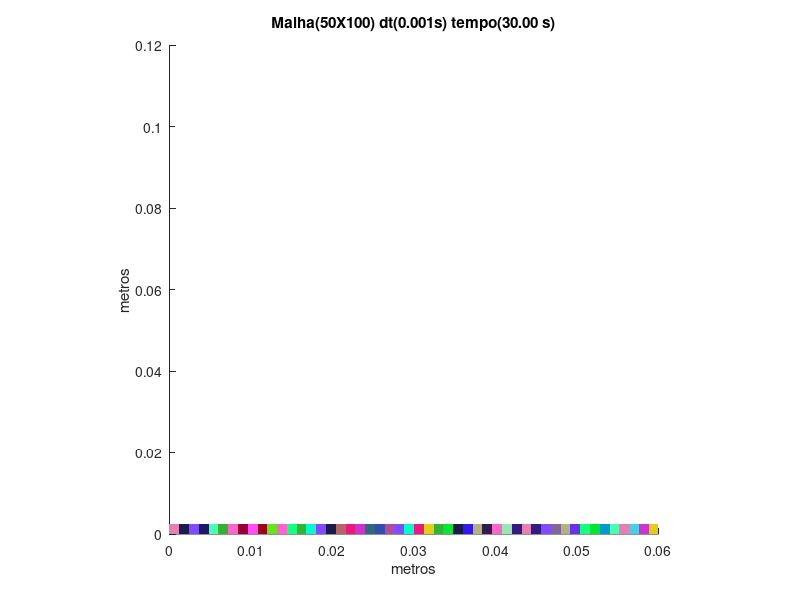

MATLAB code to generate this figure:
set (gca,'PlotBoxAspectRatio',[1 1 1],'Xlim',[0,0.06],'Ylim',[0,0.12])
hold on
title('Malha(50X100) dt(0.001s) tempo(30.00 s)')
hold on
ylabel('metros')
hold on
xlabel('metros')
hold on

fill([0 0 0.0012 0.0012],[0 0.0012 0.0012 0],[0.9,0.5,0.7],'LineStyle','none')

fill([0.0012 0.0012 0.0024 0.0024],[0 0.0012 0.0012 0],[0.1,0.1,0.3],'LineStyle','none')

fill([0.0024 0.0024 0.0036 0.0036],[0 0.0012 0.0012 0],[0.5,0.3,1.0],'LineStyle','none')

fill([0.0036 0.0036 0.0048 0.0048],[0 0.0012 0.0012 0],[0.1,0.1,0.4],'LineStyle','none')

fill([0.0048 0.0048 0.006 0.006],[0 0.0012 0.0012 0],[0.3,1.0,0.7],'LineStyle','none')

fill([0.006 0.006 0.0072 0.0072],[0 0.0012 0.0012 0],[0.2,0.7,0.2],'LineStyle','none')

fill([0.0072 0.0072 0.0084 0.0084],[0 0.0012 0.0012 0],[1.0,0.4,0.8],'LineStyle','none')

fill([0.0084 0.0084 0.0096 0.0096],[0 0.0012 0.0012 0],[0.6,0.0,0.2],'LineStyle','none')

fill([0.0096 0.0096 0.0108 0.0108],[0 0.0012 0.0012 0],[1.0,0.3,1.0],'LineStyle','none')

fill([0.0108 0.0108 0.012 0.012],[0 0.0012 0.0012 0],[0.6,0.0,0.1],'LineStyle','none')

fill([0.012 0.012 0.0132 0.0132],[0 0.0012 0.0012 0],[0.4,0.9,0.1],'LineStyle','none')

fill([0.0132 0.0132 0.0144 0.0144],[0 0.0012 0.0012 0],[1.0,0.4,0.8],'LineStyle','none')

fill([0.0144 0.0144 0.0156 0.0156],[0 0.0012 0.0012 0],[0.1,1.0,0.5],'LineStyle','none')

fill([0.0156 0.0156 0.0168 0.0168],[0 0.0012 0.0012 0],[0.2,0.7,0.2],'LineStyle','none')

fill([0.0168 0.0168 0.018 0.018],[0 0.0012 0.0012 0],[0.0,1.0,0.8],'LineStyle','none')

fill([0.018 0.018 0.0192 0.0192],[0 0.0012 0.0012 0],[0.5,0.3,1.0],'LineStyle','none')

fill([0.0192 0.0192 0.0204 0.0204],[0 0.0012 0.0012 0],[0.1,0.1,0.3],'LineStyle','none')

fill([0.0204 0.0204 0.0216 0.0216],[0 0.0012 0.0012 0],[0.7,0.4,0.4],'LineStyle','none')

fill([0.0216 0.0216 0.0228 0.0228],[0 0.0012 0.0012 0],[0.9,0.1,0.5],'LineStyle','none')

fill([0.0228 0.0228 0.024 0.024],[0 0.0012 0.0012 0],[0.8,0.2,0.8],'LineStyle','none')

fill([0.024 0.024 0.0252 0.0252],[0 0.0012 0.0012 0],[0.2,0.4,0.5],'LineStyle','none')

fill([0.0252 0.0252 0.0264 0.0264],[0 0.0012 0.0012 0],[0.2,0.3,0.7],'LineStyle','none')

fill([0.0264 0.0264 0.0276 0.0276],[0 0.0012 0.0012 0],[0.7,0.3,0.6],'LineStyle','none')

fill([0.0276 0.0276 0.0288 0.0288],[0 0.0012 0.0012 0],[0.5,0.3,1.0],'LineStyle','none')

fill([0.0288 0.0288 0.03 0.03],[0 0.0012 0.0012 0],[0.0,1.0,0.8],'LineStyle','none')

fill([0.03 0.03 0.0312 0.0312],[0 0.0012 0.0012 0],[0.9,0.1,0.5],'LineStyle','none')

fill([0.0312 0.0312 0.0324 0.0324],[0 0.0012 0.0012 0],[0.9,0.8,0.1],'LineStyle','none')

fill([0.0324 0.0324 0.0336 0.0336],[0 0.0012 0.0012 0],[0.2,0.7,0.2],'LineStyle','none')

fill([0.0336 0.0336 0.0348 0.0348],[0 0.0012 0.0012 0],[0.0,0.9,0.2],'LineStyle','none')

fill([0.0348 0.0348 0.036 0.036],[0 0.0012 0.0012 0],[0.1,0.1,0.3],'LineStyle','none')

fill([0.036 0.036 0.0372 0.0372],[0 0.0012 0.0012 0],[0.2,0.1,0.9],'LineStyle','none')

fill([0.0372 0.0372 0.0384 0.0384],[0 0.0012 0.0012 0],[0.7,0.7,0.5],'LineStyle','none')

fill([0.0384 0.0384 0.0396 0.0396],[0 0.0012 0.0012 0],[0.2,0.1,0.3],'LineStyle','none')

fill([0.0396 0.0396 0.0408 0.0408],[0 0.0012 0.0012 0],[1.0,0.4,0.8],'LineStyle','none')

fill([0.0408 0.0408 0.042 0.042],[0 0.0012 0.0012 0],[0.6,0.9,0.7],'LineStyle','none')

fill([0.042 0.042 0.0432 0.0432],[0 0.0012 0.0012 0],[0.2,0.1,0.5],'LineStyle','none')

fill([0.0432 0.0432 0.0444 0.0444],[0 0.0012 0.0012 0],[0.9,0.5,0.7],'LineStyle','none')

fill([0.0444 0.0444 0.0456 0.0456],[0 0.0012 0.0012 0],[0.2,0.1,0.5],'LineStyle','none')

fill([0.0456 0.0456 0.0468 0.0468],[0 0.0012 0.0012 0],[0.5,0.3,1.0],'LineStyle','none')

fill([0.0468 0.0468 0.048 0.048],[0 0.0012 0.0012 0],[0.5,0.4,0.6],'LineStyle','none')

fill([0.048 0.048 0.0492 0.0492],[0 0.0012 0.0012 0],[0.7,0.7,0.5],'LineStyle','none')

fill([0.0492 0.0492 0.0504 0.0504],[0 0.0012 0.0012 0],[0.4,0.2,0.9],'LineStyle','none')

fill([0.0504 0.0504 0.0516 0.0516],[0 0.0012 0.0012 0],[0.1,1.0,0.5],'LineStyle','none')

fill([0.0516 0.0516 0.0528 0.0528],[0 0.0012 0.0012 0],[0.0,0.9,0.2],'LineStyle','none')

fill([0.0528 0.0528 0.054 0.054],[0 0.0012 0.0012 0],[0.0,0.6,0.8],'LineStyle','none')

fill([0.054 0.054 0.0552 0.0552],[0 0.0012 0.0012 0],[0.3,1.0,0.7],'LineStyle','none')

fill([0.0552 0.0552 0.0564 0.0564],[0 0.0012 0.0012 0],[0.9,0.5,0.7],'LineStyle','none')

fill([0.0564 0.0564 0.0576 0.0576],[0 0.0012 0.0012 0],[0.3,0.8,0.9],'LineStyle','none')

fill([0.0576 0.0576 0.0588 0.0588],[0 0.0012 0.0012 0],[0.8,0.2,0.8],'LineStyle','none')

fill([0.0588 0.0588 0.06 0.06],[0 0.0012 0.0012 0],[0.9,0.8,0.1],'LineStyle','none')

fill([0 0 0.0012 0.0012],[0.0012 0.0024 0.0024 0.0012],[0.9,0.5,0.7],'LineStyle','none')

fill([0.0012 0.0012 0.0024 0.0024],[0.0012 0.0024 0.0024 0.0012],[0.1,0.1,0.3],'LineStyle','none')

fill([0.0024 0.0024 0.0036 0.0036],[0.0012 0.0024 0.0024 0.0012],[0.5,0.3,1.0],'LineStyle','none')

fill([0.0036 0.0036 0.0048 0.0048],[0.0012 0.0024 0.0024 0.0012],[0.1,0.1,0.4],'LineStyle','none')

fill([0.0048 0.0048 0.006 0.006],[0.0012 0.0024 0.0024 0.0012],[0.3,1.0,0.7],'LineStyle','none')

fill([0.006 0.006 0.0072 0.0072],[0.0012 0.0024 0.0024 0.0012],[0.2,0.7,0.2],'LineStyle','none')

fill([0.0072 0.0072 0.0084 0.0084],[0.0012 0.0024 0.0024 0.0012],[1.0,0.4,0.8],'LineStyle','none')

fill([0.0084 0.0084 0.0096 0.0096],[0.0012 0.0024 0.0024 0.0012],[0.6,0.0,0.2],'LineStyle','none')

fill([0.0096 0.0096 0.0108 0.0108],[0.0012 0.0024 0.0024 0.0012],[1.0,0.3,1.0],'LineStyle','none')

fill([0.0108 0.0108 0.012 0.012],[0.0012 0.0024 0.0024 0.0012],[0.6,0.0,0.1],'LineStyle','none')

fill([0.012 0.012 0.0132 0.0132],[0.0012 0.0024 0.0024 0.0012],[0.4,0.9,0.1],'LineStyle','none')

fill([0.0132 0.0132 0.0144 0.0144],[0.0012 0.0024 0.0024 0.0012],[1.0,0.4,0.8],'LineStyle','none')

fill([0.0144 0.0144 0.0156 0.0156],[0.0012 0.0024 0.0024 0.0012],[0.1,1.0,0.5],'LineStyle','none')

fill([0.0156 0.0156 0.0168 0.0168],[0.0012 0.0024 0.0024 0.0012],[0.2,0.7,0.2],'LineStyle','none')

fill([0.0168 0.0168 0.018 0.018],[0.0012 0.0024 0.0024 0.0012],[0.0,1.0,0.8],'LineStyle','none')

fill([0.018 0.018 0.0192 0.0192],[0.0012 0.0024 0.0024 0.0012],[0.5,0.3,1.0],'LineStyle','none')

fill([0.0192 0.0192 0.0204 0.0204],[0.0012 0.0024 0.0024 0.0012],[0.1,0.1,0.3],'LineStyle','none')

fill([0.0204 0.0204 0.0216 0.0216],[0.0012 0.0024 0.0024 0.0012],[0.7,0.4,0.4],'LineStyle','none')

fill([0.0216 0.0216 0.0228 0.0228],[0.0012 0.0024 0.0024 0.0012],[0.9,0.1,0.5],'LineStyle','none')

fill([0.0228 0.0228 0.024 0.024],[0.0012 0.0024 0.0024 0.0012],[0.8,0.2,0.8],'LineStyle','none')

fill([0.024 0.024 0.0252 0.0252],[0.0012 0.0024 0.0024 0.0012],[0.2,0.4,0.5],'LineStyle','none')

fill([0.0252 0.0252 0.0264 0.0264],[0.0012 0.0024 0.0024 0.0012],[0.2,0.3,0.7],'LineStyle','none')

fill([0.0264 0.0264 0.0276 0.0276],[0.0012 0.0024 0.0024 0.0012],[0.7,0.3,0.6],'LineStyle','none')

fill([0.0276 0.0276 0.0288 0.0288],[0.0012 0.0024 0.0024 0.0012],[0.5,0.3,1.0],'LineStyle','none')

fill([0.0288 0.0288 0.03 0.03],[0.0012 0.0024 0.0024 0.0012],[0.0,1.0,0.8],'LineStyle','none')

fill([0.03 0.03 0.0312 0.0312],[0.0012 0.0024 0.0024 0.0012],[0.9,0.1,0.5],'LineStyle','none')

fill([0.0312 0.0312 0.0324 0.0324],[0.0012 0.0024 0.0024 0.0012],[0.9,0.8,0.1],'LineStyle','none')

fill([0.0324 0.0324 0.0336 0.0336],[0.0012 0.0024 0.0024 0.0012],[0.2,0.7,0.2],'LineStyle','none')

fill([0.0336 0.0336 0.0348 0.0348],[0.0012 0.0024 0.0024 0.0012],[0.0,0.9,0.2],'LineStyle','none')

fill([0.0348 0.0348 0.036 0.036],[0.0012 0.0024 0.0024 0.0012],[0.1,0.1,0.3],'LineStyle','none')

fill([0.036 0.036 0.0372 0.0372],[0.0012 0.0024 0.0024 0.0012],[0.2,0.1,0.9],'LineStyle','none')

fill([0.0372 0.0372 0.0384 0.0384],[0.0012 0.0024 0.0024 0.0012],[0.7,0.7,0.5],'LineStyle','none')

fill([0.0384 0.0384 0.0396 0.0396],[0.0012 0.0024 0.0024 0.0012],[0.2,0.1,0.3],'LineStyle','none')

fill([0.0396 0.0396 0.0408 0.0408],[0.0012 0.0024 0.0024 0.0012],[1.0,0.4,0.8],'LineStyle','none')

fill([0.0408 0.0408 0.042 0.042],[0.0012 0.0024 0.0024 0.0012],[0.6,0.9,0.7],'LineStyle','none')

fill([0.042 0.042 0.0432 0.0432],[0.0012 0.0024 0.0024 0.0012],[0.2,0.1,0.5],'LineStyle','none')

fill([0.0432 0.0432 0.0444 0.0444],[0.0012 0.0024 0.0024 0.0012],[0.9,0.5,0.7],'LineStyle','none')

fill([0.0444 0.0444 0.0456 0.0456],[0.0012 0.0024 0.0024 0.0012],[0.2,0.1,0.5],'LineStyle','none')

fill([0.0456 0.0456 0.0468 0.0468],[0.0012 0.0024 0.0024 0.0012],[0.5,0.3,1.0],'LineStyle','none')

fill([0.0468 0.0468 0.048 0.048],[0.0012 0.0024 0.0024 0.0012],[0.5,0.4,0.6],'LineStyle','none')

fill([0.048 0.048 0.0492 0.0492],[0.0012 0.0024 0.0024 0.0012],[0.7,0.7,0.5],'LineStyle','none')

fill([0.0492 0.0492 0.0504 0.0504],[0.0012 0.0024 0.0024 0.0012],[0.4,0.2,0.9],'LineStyle','none')

fill([0.0504 0.0504 0.0516 0.0516],[0.0012 0.0024 0.0024 0.0012],[0.1,1.0,0.5],'LineStyle','none')

fill([0.0516 0.0516 0.0528 0.0528],[0.0012 0.0024 0.0024 0.0012],[0.0,0.9,0.2],'LineStyle','none')

fill([0.0528 0.0528 0.054 0.054],[0.0012 0.0024 0.0024 0.0012],[0.0,0.6,0.8],'LineStyle','none')

fill([0.054 0.054 0.0552 0.0552],[0.0012 0.0024 0.0024 0.0012],[0.3,1.0,0.7],'LineStyle','none')

fill([0.0552 0.0552 0.0564 0.0564],[0.0012 0.0024 0.0024 0.0012],[0.9,0.5,0.7],'LineStyle','none')

fill([0.0564 0.0564 0.0576 0.0576],[0.0012 0.0024 0.0024 0.0012],[0.3,0.8,0.9],'LineStyle','none')

fill([0.0576 0.0576 0.0588 0.0588],[0.0012 0.0024 0.0024 0.0012],[0.8,0.2,0.8],'LineStyle','none')

fill([0.0588 0.0588 0.06 0.06],[0.0012 0.0024 0.0024 0.0012],[0.9,0.8,0.1],'LineStyle','none')
